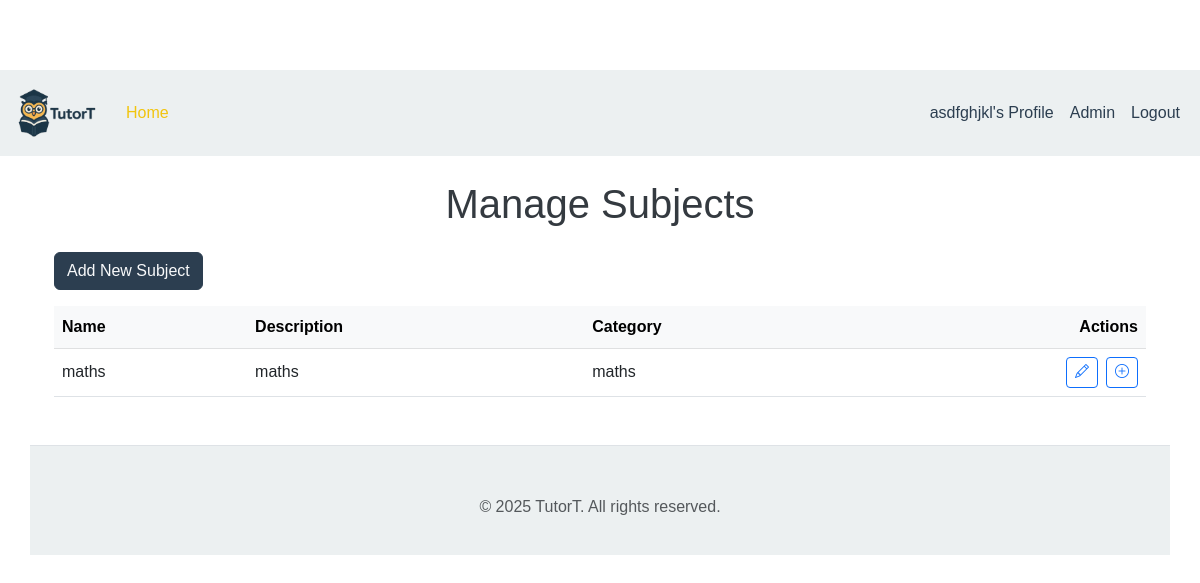
Screenshot of /admin/subjects (signed in) with the database file from the repository.
### app/models.py (models this page shows, shortened)
class User(UserMixin, db.Model):
    id = db.Column(db.Integer, primary_key=True)
    username = db.Column(db.String(64), index=True, unique=True, nullable=False)
    email = db.Column(db.String(120), index=True, unique=True, nullable=False)
    password_hash = db.Column(db.String(256))
    created_at = db.Column(db.DateTime, default=lambda: datetime.now(timezone.utc))

class Subject(db.Model):
    id = db.Column(db.Integer, primary_key=True)
    name = db.Column(db.String(100), nullable=False, unique=True, index=True)
    description = db.Column(db.Text, nullable=True)
    category = db.Column(db.String(50), nullable=True, index=True) # e.g., 'Programming', 'Science', 'Arts'
    created_at = db.Column(db.DateTime, default=lambda: datetime.now(timezone.utc))
    resources = db.relationship('Resource', backref='subject', lazy='dynamic', cascade="all, delete-orphan")

### app/admin/routes.py (the view)
@bp.route('/subjects')
@login_required
def list_subjects():
    subjects = Subject.query.order_by(Subject.name).all()
    return render_template('admin/list_subjects.html', title='Manage Subjects', subjects=subjects)

### app/__init__.py (called while the page is built)
def create_app(config_class=Config):
    app = Flask(__name__)
    app.config.from_object(config_class)
    db.init_app(app)
    migrate.init_app(app, db)
    login.init_app(app)
    bootstrap.init_app(app) # Add this line to initialize Bootstrap
    from app.main_routes import bp as main_bp # Assuming you have a main_bp
    app.register_blueprint(main_bp)
    from app.admin import bp as admin_bp
    app.register_blueprint(admin_bp)
    from app import models
    from datetime import datetime
    @app.context_processor
    def inject_now():
        return {'now': datetime.utcnow()}
    def datetimeformat(value, format='%Y'):
        return value.strftime(format)
    app.jinja_env.filters['datetimeformat'] = datetimeformat
    return app

### app/models.py (called while the page is built)
@login.user_loader
def load_user(id):
    return db.session.get(User, int(id)) # Changed from User.query.get for SQLAlchemy 2.0 compatibility

### app/templates/admin/list_subjects.html
{% extends "base.html" %}
{% block content %}
    <div class="container mt-4">
        <h1 class="mb-4 text-center">{{ title }}</h1>
        <div class="text-right mb-3">
            <a href="{{ url_for('admin.add_subject') }}" class="btn btn-primary">Add New Subject</a>
        </div>
        {% if subjects %}
            <table class="table table-hover align-middle">
                <thead class="table-light">
                    <tr>
                        <th>Name</th>
                        <th>Description</th>
                        <th>Category</th>
                        <th class="text-end">Actions</th>
                    </tr>
                </thead>
                <tbody>
                    {% for subject in subjects %}
                        <tr>
                            <td>{{ subject.name }}</td>
                            <td>{{ subject.description|truncate(40) }}</td>
                            <td>{{ subject.category }}</td>
                            <td class="text-end">
                                <div class="d-flex gap-2 justify-content-end">
                                    <a href="{{ url_for('admin.edit_subject', subject_id=subject.id) }}"
                                       class="btn btn-sm btn-outline-primary"
                                       title="Edit subject">
                                        <i class="bi bi-pencil"></i>
                                    </a>
                                    <a href="{{ url_for('admin.add_resource', subject_id=subject.id) }}"
                                       class="btn btn-sm btn-outline-primary"
                                       title="Add resource">
                                        <i class="bi bi-plus-circle"></i>
                                    </a>
                                </div>
                            </td>
                        </tr>
                    {% endfor %}
                </tbody>
            </table>
        {% else %}
            <div class="alert alert-info">No subjects found...</div>
        {% endif %}
    </div>
{% endblock %}

### app/templates/base.html (shortened to what this page needs)
<!doctype html>
<html lang="en">
<head>
    <link href="https://cdn.jsdelivr.net/npm/bootstrap@5.3.0-alpha1/dist/css/bootstrap.min.css" rel="stylesheet">
    <link rel="stylesheet" href="https://cdn.jsdelivr.net/npm/bootstrap-icons@1.10.5/font/bootstrap-icons.css">
    <link rel="stylesheet" href="{{ url_for('static', filename='css/style.css') }}">
</head>
<body>
    <nav class="navbar navbar-expand-lg navbar-light navbar-custom mb-4">
        <div class="container-fluid">
            <a class="navbar-brand" href="{{ url_for('main.index') }}">
                <img src="{{ url_for('static', filename='images/logo.png') }}" alt="TutorT Logo" height="60" class="d-inline-block align-top">
            </a>
            <div class="collapse navbar-collapse" id="navbarNav">
                <ul class="navbar-nav me-auto mb-2 mb-lg-0">
                    <li class="nav-item">
                        <a class="nav-link active" aria-current="page" href="{{ url_for('main.index') }}">Home</a>
                    </li>
                </ul>
                <ul class="navbar-nav">
                    {% if current_user.is_authenticated %}
                        <li class="nav-item">
                            <a class="nav-link" href="{{ url_for('main.profile', username=current_user.username) }}">{{ current_user.username }}'s Profile</a>
                        </li>
                        <li class="nav-item">
                            <a class="nav-link" href="{{ url_for('admin.dashboard') }}">Admin</a>
                        </li>
                        <li class="nav-item">
                            <a class="nav-link" href="{{ url_for('main.logout') }}">Logout</a>
                        </li>
                    {% endif %}
                </ul>
            </div>
        </div>
    </nav>
    <main class="container">
        {% block content %}{% endblock %}
    </main>
    <footer class="container mt-5 pt-4 my-md-5 pt-md-5 border-top">
        <p class="text-center text-muted">&copy; {{ now|datetimeformat("%Y") }} TutorT. All rights reserved.</p>
    </footer>
</body>
</html>

### app/static/css/style.css (style rules this page uses)
:root { --primary-color: #2c3e50; --secondary-color: #f1c40f; --accent-color: #ecf0f1; --text-dark: #343a40; --text-light: #f8f9fa; --body-bg: #ffffff; }
body { font-family: sans-serif; background-color: var(--body-bg); color: var(--text-dark); line-height: 1.6; padding-top: 70px; }
.navbar-custom { background-color: var(--accent-color) !important; }
.navbar-custom .navbar-brand, .navbar-custom .nav-link { color: var(--primary-color); }
.navbar-custom .nav-link.active, .navbar-custom .nav-link:hover { color: var(--secondary-color); }
.navbar-brand img { max-height: 80px; margin-right: 0px; }
.btn-primary { background-color: var(--primary-color); border-color: var(--primary-color); color: var(--text-light); }
footer { background-color: var(--accent-color); color: var(--text-dark); padding: 20px 0; margin-top: 40px; border-top: 3px solid var(--secondary-color); }
a { color: var(--primary-color); }

### rows the page displays
User: username "asdfghjkl"
Subject: name "maths", description "maths", category "maths"

### other values shown
{{ title }} "Manage Subjects"
